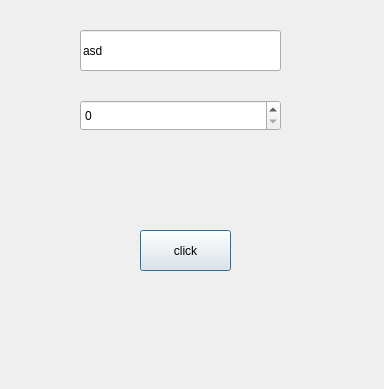
<?xml version="1.0" encoding="UTF-8"?>
<ui version="4.0">
 <class>Dialog</class>
 <widget class="QDialog" name="Dialog">
  <property name="geometry">
   <rect>
    <x>0</x>
    <y>0</y>
    <width>384</width>
    <height>389</height>
   </rect>
  </property>
  <property name="windowTitle">
   <string>Dialog</string>
  </property>
  <widget class="QPushButton" name="pushButton">
   <property name="geometry">
    <rect>
     <x>140</x>
     <y>230</y>
     <width>91</width>
     <height>41</height>
    </rect>
   </property>
   <property name="text">
    <string>click</string>
   </property>
  </widget>
  <widget class="QLineEdit" name="lineEdit">
   <property name="geometry">
    <rect>
     <x>80</x>
     <y>30</y>
     <width>201</width>
     <height>41</height>
    </rect>
   </property>
   <property name="text">
    <string>asd</string>
   </property>
  </widget>
  <widget class="QSpinBox" name="spinBox">
   <property name="geometry">
    <rect>
     <x>80</x>
     <y>100</y>
     <width>201</width>
     <height>31</height>
    </rect>
   </property>
  </widget>
 </widget>
 <resources/>
 <connections/>
</ui>
